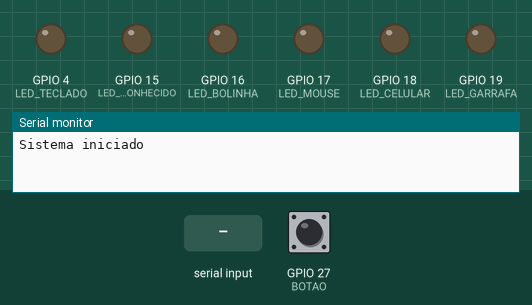
The sketch below on a simulated ESP32. On the bench: output pins drawn as LEDs (lit = HIGH), the last lines printed to the serial monitor. The inputs (shaded band) are chosen by the test bench; at power-on: GPIO 27 (BOTAO) HIGH.

Above: at 1.2 s.
1.3 s: "LED19\n" received over Serial
At 2.0 s:
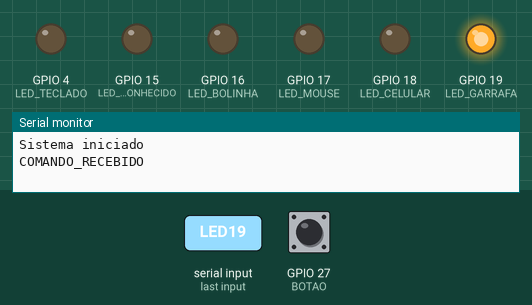
2.8 s: "LED18\n" received over Serial
At 3.1 s:
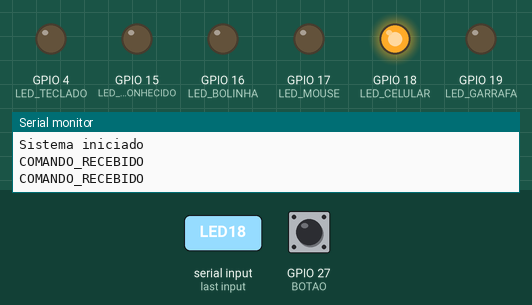
4.3 s: "LED17\n" received over Serial
At 5.5 s:
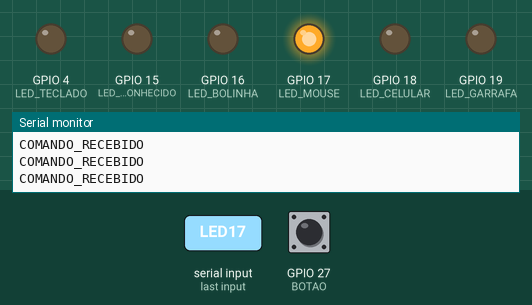
5.8 s: "LED16\n" received over Serial
At 6.6 s:
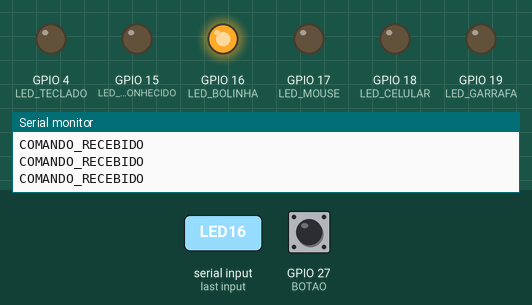
7.3 s: "LED4\n" received over Serial
At 7.8 s:
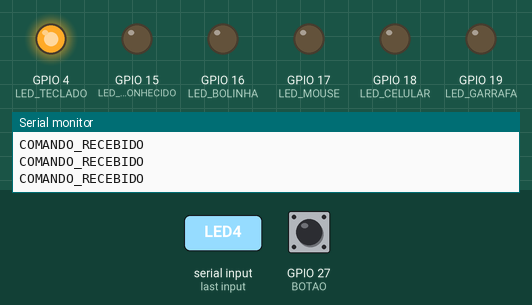
Timing chart, 0 to 10.3 s (numbered marks = the images above; inputs shaded):
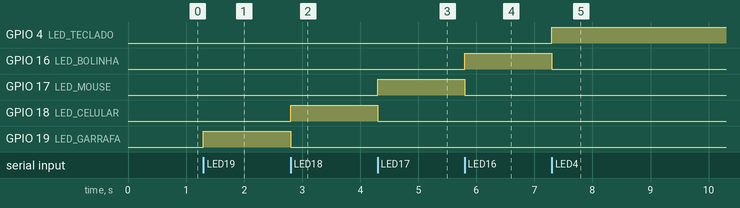

The sketch:

ESP32.ino
```cpp
#define BOTAO 27

#define LED_GARRAFA 19
#define LED_CELULAR 18
#define LED_MOUSE 17
#define LED_BOLINHA 16
#define LED_TECLADO 4
#define LED_DESCONHECIDO 15

bool botaoAnterior = HIGH;

void setup() {
  Serial.begin(115200);
  Serial.setTimeout(50);

  pinMode(BOTAO, INPUT_PULLUP);

  pinMode(LED_GARRAFA, OUTPUT);
  pinMode(LED_CELULAR, OUTPUT);
  pinMode(LED_MOUSE, OUTPUT);
  pinMode(LED_BOLINHA, OUTPUT);
  pinMode(LED_TECLADO, OUTPUT);
  pinMode(LED_DESCONHECIDO, OUTPUT);

  apagarTodosLeds();

  Serial.println("Sistema iniciado");
}

void loop() {
  bool estadoBotao = digitalRead(BOTAO);

  if (botaoAnterior == HIGH && estadoBotao == LOW) {
    Serial.println("CAPTURAR");
    delay(200);
  }

  botaoAnterior = estadoBotao;

  if (Serial.available()) {
    String comando = Serial.readStringUntil('\n');
    comando.trim();

    apagarTodosLeds();

    if (comando == "LED19") {
      digitalWrite(LED_GARRAFA, HIGH);
    }

    else if (comando == "LED18") {
      digitalWrite(LED_CELULAR, HIGH);
    }

    else if (comando == "LED17") {
      digitalWrite(LED_MOUSE, HIGH);
    }

    else if (comando == "LED16") {
      digitalWrite(LED_BOLINHA, HIGH);
    }

    else if (comando == "LED4") {
      digitalWrite(LED_TECLADO, HIGH);
    }

    else {
      digitalWrite(LED_DESCONHECIDO, HIGH);
    }

    Serial.println("COMANDO_RECEBIDO");
  }
}

void apagarTodosLeds() {
  digitalWrite(LED_GARRAFA, LOW);
  digitalWrite(LED_CELULAR, LOW);
  digitalWrite(LED_MOUSE, LOW);
  digitalWrite(LED_BOLINHA, LOW);
  digitalWrite(LED_TECLADO, LOW);
  digitalWrite(LED_DESCONHECIDO, LOW);
}
```

Measured:
- after the input at 1.3 s, GPIO 19 (LED_GARRAFA): LOW → HIGH at once
- after the input at 2.8 s, GPIO 18 (LED_CELULAR): LOW → HIGH at once; GPIO 19 (LED_GARRAFA): HIGH → LOW at once
- after the input at 4.3 s, GPIO 17 (LED_MOUSE): LOW → HIGH at once; GPIO 18 (LED_CELULAR): HIGH → LOW at once
- after the input at 5.8 s, GPIO 16 (LED_BOLINHA): LOW → HIGH at once; GPIO 17 (LED_MOUSE): HIGH → LOW at once
- after the input at 7.3 s, GPIO 4 (LED_TECLADO): LOW → HIGH at once; GPIO 16 (LED_BOLINHA): HIGH → LOW at once
